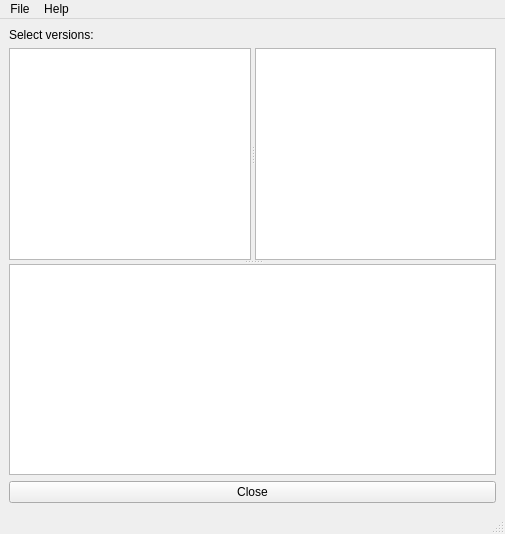
<ui version="4.0" >
 <class>MainWindow</class>
 <widget class="QMainWindow" name="MainWindow" >
  <property name="geometry" >
   <rect>
    <x>0</x>
    <y>0</y>
    <width>505</width>
    <height>534</height>
   </rect>
  </property>
  <property name="windowTitle" >
   <string>SimpleRcs</string>
  </property>
  <widget class="QWidget" name="centralwidget" >
   <property name="geometry" >
    <rect>
     <x>0</x>
     <y>27</y>
     <width>505</width>
     <height>487</height>
    </rect>
   </property>
   <layout class="QVBoxLayout" name="verticalLayout" >
    <item>
     <widget class="QLabel" name="label" >
      <property name="text" >
       <string>Select versions:</string>
      </property>
     </widget>
    </item>
    <item>
     <widget class="QSplitter" name="splitter_2" >
      <property name="orientation" >
       <enum>Qt::Vertical</enum>
      </property>
      <widget class="QSplitter" name="splitter" >
       <property name="orientation" >
        <enum>Qt::Horizontal</enum>
       </property>
       <widget class="QTreeView" name="versions1" />
       <widget class="QTreeView" name="versions2" />
      </widget>
      <widget class="QTextBrowser" name="textBrowser" >
       <property name="minimumSize" >
        <size>
         <width>0</width>
         <height>0</height>
        </size>
       </property>
      </widget>
     </widget>
    </item>
    <item>
     <widget class="QPushButton" name="close_pushButton" >
      <property name="text" >
       <string>Close</string>
      </property>
     </widget>
    </item>
   </layout>
  </widget>
  <widget class="QMenuBar" name="menubar" >
   <property name="geometry" >
    <rect>
     <x>0</x>
     <y>0</y>
     <width>505</width>
     <height>27</height>
    </rect>
   </property>
   <widget class="QMenu" name="menuFile" >
    <property name="title" >
     <string>File</string>
    </property>
    <addaction name="actionExtract" />
    <addaction name="actionAdd_coment" />
    <addaction name="separator" />
    <addaction name="actionExit" />
   </widget>
   <widget class="QMenu" name="menuHelp" >
    <property name="title" >
     <string>Help</string>
    </property>
    <addaction name="actionHelp" />
   </widget>
   <addaction name="menuFile" />
   <addaction name="menuHelp" />
  </widget>
  <widget class="QStatusBar" name="statusbar" >
   <property name="geometry" >
    <rect>
     <x>0</x>
     <y>514</y>
     <width>505</width>
     <height>20</height>
    </rect>
   </property>
  </widget>
  <action name="actionExtract" >
   <property name="text" >
    <string>Extract</string>
   </property>
  </action>
  <action name="actionExit" >
   <property name="text" >
    <string>Exit</string>
   </property>
  </action>
  <action name="actionHelp" >
   <property name="text" >
    <string>Help</string>
   </property>
  </action>
  <action name="actionAdd_coment" >
   <property name="text" >
    <string>Add coment</string>
   </property>
  </action>
 </widget>
 <resources/>
 <connections/>
</ui>
